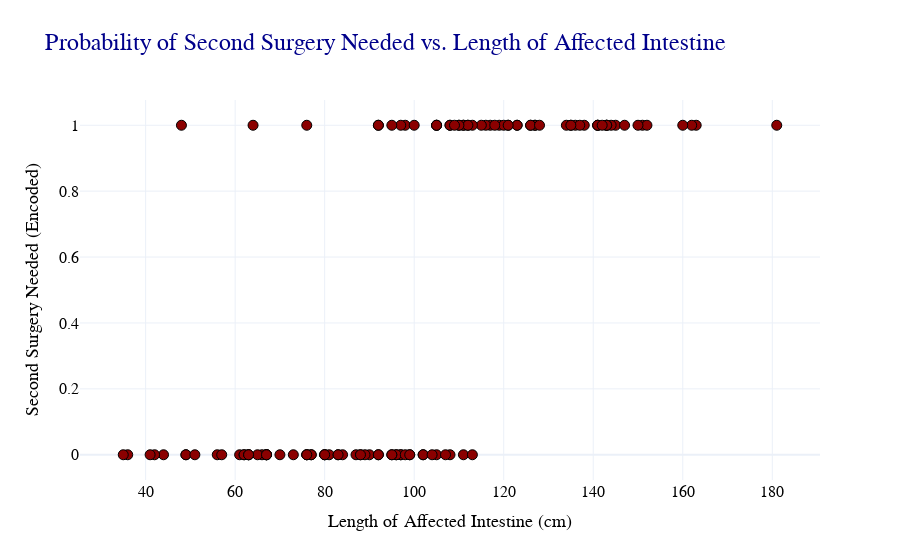

The notebook cell saved with this chart:
### Code cell
import plotly.express as px

fig = px.scatter(
    data_frame=data,
    x='LengthAffectedIntestine',
    y='SecondSurgeryNeededEncoded',
    title='Probability of Second Surgery Needed vs. Length of Affected Intestine',
    labels={
        'LengthAffectedIntestine': 'Length of Affected Intestine (cm)',
        'SecondSurgeryNeededEncoded': 'Second Surgery Needed (Encoded)'
    },
    template='plotly_white'
)

# Enhance marker style for better visibility
fig.update_traces(
    marker=dict(
        size=10,
        color='darkred',
        line=dict(width=1, color='black')
    ),
    mode='markers'
)

# Update layout for clearer text and overall aesthetics
fig.update_layout(
    title_font=dict(family='Arial', size=24, color='darkblue'),
    font=dict(family='Arial', size=16, color='black'),
    xaxis_title_font=dict(family='Arial', size=18, color='black'),
    yaxis_title_font=dict(family='Arial', size=18, color='black'),
    plot_bgcolor='white',
    paper_bgcolor='white'
)

fig.show()

### Figure 1 — Plotly figure (JSON) as saved in the notebook; plotly's stock layout.template omitted (floating-point values rounded to 4 significant figures)
{"data": [{"hovertemplate": "Length of Affected Intestine (cm)=%{x}<br>Second Surgery Needed (Encoded)=%{y}<extra></extra>", "legendgroup": "", "marker": {"color": "darkred", "line": {"color": "black", "width": 1}, "size": 10, "symbol": "circle"}, "mode": "markers", "name": "", "orientation": "v", "showlegend": false, "type": "scatter", "x": [105, 127, 135, 110, 151, 76, 136, 138, 119, 111, 98, 163, 108, 141, 145, 134, 97, 108, 123, 117, 127, 144, 137, 141, 111, 162, 126, 112, 121, 120, 95, 105, 116, 152, 143, 115, 113, 105, 141, 64, 150, 92, 126, 123, 121, 100, 128, 143, 112, 147, 110, 160, 109, 92, 143, 48, 135, 142, 118, 181, 96, 105, 44, 36, 56, 99, 87, 88, 57, 77, 76, 42, 76, 90, 61, 97, 80, 70, 62, 67, 77, 102, 66, 80, 97, 96, 89, 95, 63, 81, 67, 67, 80, 49, 62, 98, 95, 63, 102, 111, 113, 88, 76, 108, 49, 35, 65, 63, 83, 51, 73, 104, 92, 99, 84, 41, 83, 92, 107, 67], "xaxis": "x", "y": [1, 1, 1, 1, 1, 1, 1, 1, 1, 1, 1, 1, 1, 1, 1, 1, 1, 1, 1, 1, 1, 1, 1, 1, 1, 1, 1, 1, 1, 1, 1, 1, 1, 1, 1, 1, 1, 1, 1, 1, 1, 1, 1, 1, 1, 1, 1, 1, 1, 1, 1, 1, 1, 1, 1, 1, 1, 1, 1, 1, 0, 0, 0, 0, 0, 0, 0, 0, 0, 0, 0, 0, 0, 0, 0, 0, 0, 0, 0, 0, 0, 0, 0, 0, 0, 0, 0, 0, 0, 0, 0, 0, 0, 0, 0, 0, 0, 0, 0, 0, 0, 0, 0, 0, 0, 0, 0, 0, 0, 0, 0, 0, 0, 0, 0, 0, 0, 0, 0, 0], "yaxis": "y"}], "layout": {"font": {"color": "black", "family": "Arial", "size": 16}, "legend": {"tracegroupgap": 0}, "paper_bgcolor": "white", "plot_bgcolor": "white", "title": {"font": {"color": "darkblue", "family": "Arial", "size": 24}, "text": "Probability of Second Surgery Needed vs. Length of Affected Intestine"}, "xaxis": {"anchor": "y", "domain": [0, 1], "title": {"font": {"color": "black", "family": "Arial", "size": 18}, "text": "Length of Affected Intestine (cm)"}}, "yaxis": {"anchor": "x", "domain": [0, 1], "title": {"font": {"color": "black", "family": "Arial", "size": 18}, "text": "Second Surgery Needed (Encoded)"}}}}
